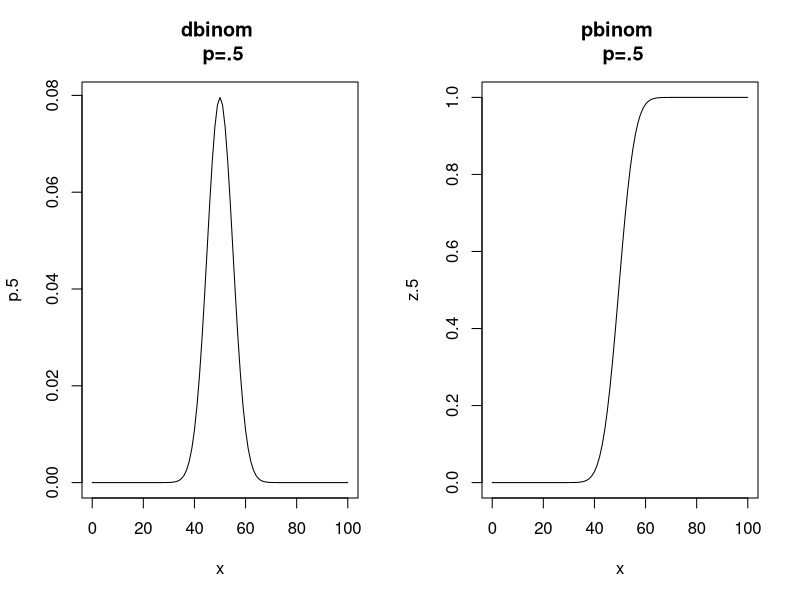
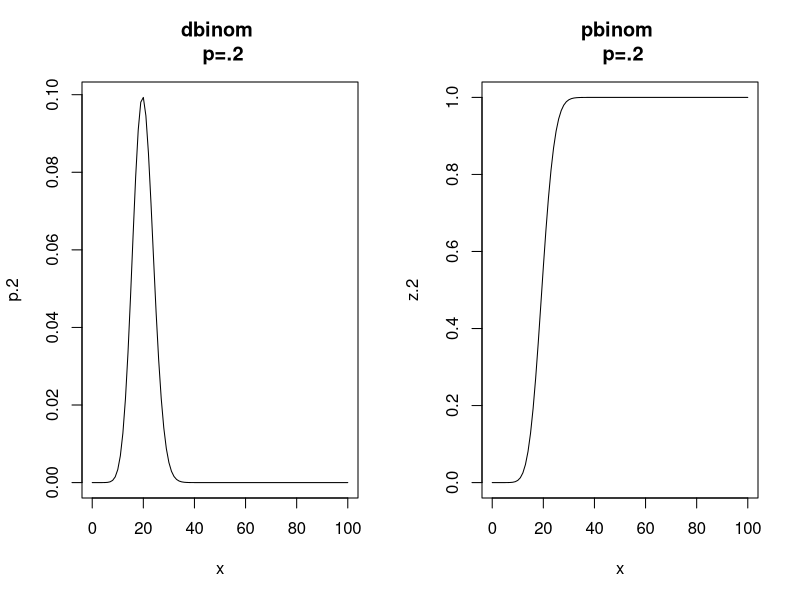
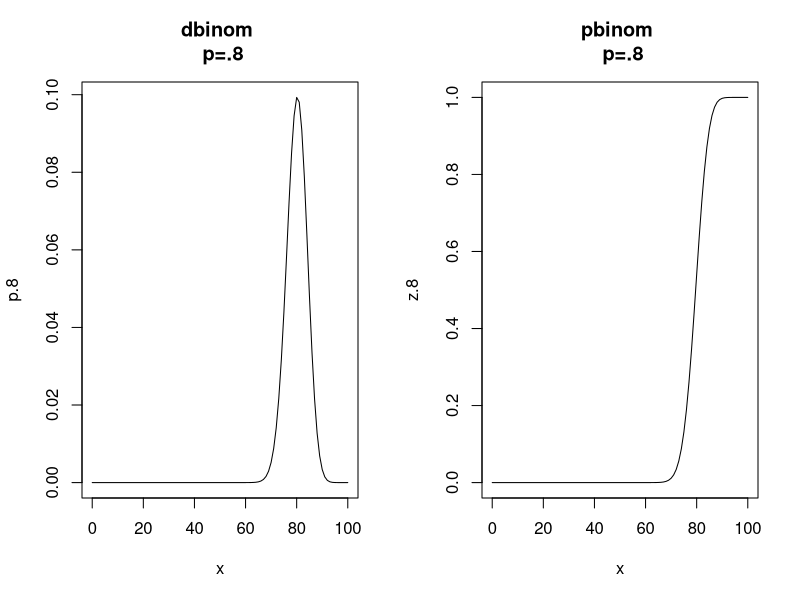

These figures' R source, in order:
## ---- chunk 1
par(mfrow=c(1,2))
x=0:100
p.5=dbinom(x,size=100,prob=.5)
plot(x,p.5,type="l",main="dbinom \n p=.5")
z.5=pbinom(x,size=100,prob=.5)
plot(x,z.5,type="l",main="pbinom \n p=.5")
par(mfrow=c(1,1))
## ---- chunk 2
par(mfrow=c(1,2))
x=0:100
p.2=dbinom(x,size=100,prob=.2)
plot(x,p.2,type="l",main="dbinom \n p=.2")
z.2=pbinom(x,size=100,prob=.2)
plot(x,z.2,type="l",main="pbinom \n p=.2")
par(mfrow=c(1,1))
## ---- chunk 3
par(mfrow=c(1,2))
x=0:100
p.8=dbinom(x,size=100,prob=.8)
plot(x,p.8,type="l",main="dbinom \n p=.8")
z.8=pbinom(x,size=100,prob=.8)
plot(x,z.8,type="l",main="pbinom \n p=.8")
par(mfrow=c(1,1))
## ---- chunk 4
x=0:100
p.5=dbinom(x,size=100,prob=.5)
data.5=x*p.5
mean.5=sum(data.5)
mean.5
## ---- chunk 5
x=0:100
p.2=dbinom(x,size=100,prob=.2)
data=x*p.2
mean.2=sum(data)
mean.2
## ---- chunk 6
x=0:100
p.8=dbinom(x,size=100,prob=.8)
data.8=x*p.8
mean.8=sum(data.8)
mean.8
## ---- chunk 7
x=0:100
p.5=dbinom(x,size=100,prob=.5)
data.5=x*p.5
mean.5=sum(data.5)
#now center x by subtracting mean from each element
cx.5=x-mean.5
#and now sum the squared centered x's times their probabilities
var.5=sum(cx.5^2*p.5)
sd.5=sqrt(var.5)
var.5
sd.5
## ---- chunk 8
x=0:100
p.2=dbinom(x,size=100,prob=.2)
data.2=x*p.2
mean.2=sum(data.2)
#now center x by subtracting mean from each element
cx.2=x-mean.2
#and now sum the squared centered x's times their probabilities
var.2=sum(cx.2^2*p.2)
sd.2=sqrt(var.2)
var.2
sd.2
## ---- chunk 9
x=0:100
p.8=dbinom(x,size=100,prob=.8)
data.8=x*p.8
mean.8=sum(data.8)
#now center x by subtracting mean from each element
cx.8=x-mean.8
#and now sum the squared centered x's times their probabilities
var.8=sum(cx.8^2*p.8)
sd.8=sqrt(var.8)
var.8
sd.8
